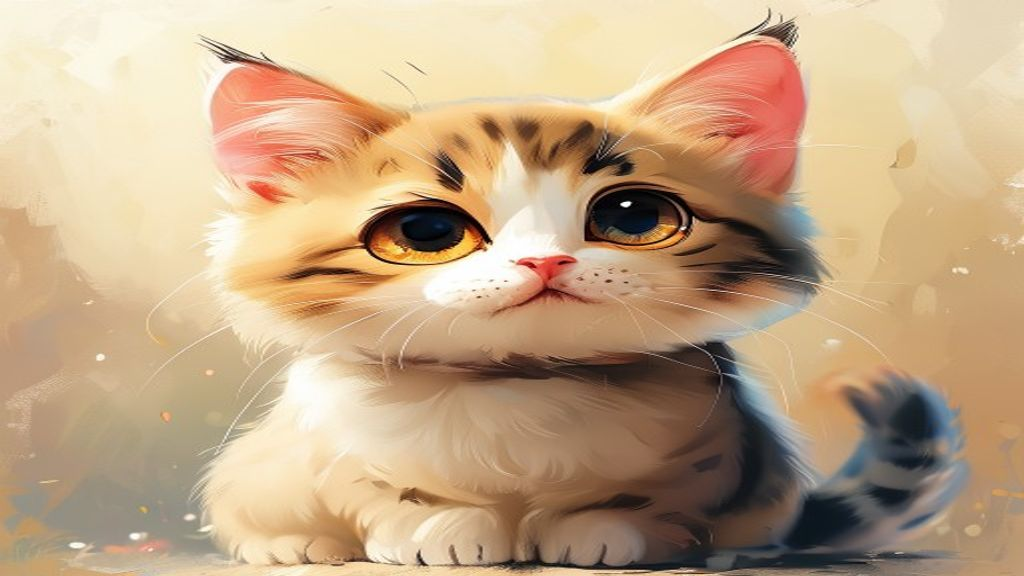
#> input picture test_cat.jpg, 1024 x 576 px
$ python -i test_zoom.py   (imports and definitions only)
#> lines starting #> are read from the running program, lines starting #| are printed output that depends on the picture
from PIL import Image
import numpy as np
import imageio
import os

def create_ken_burns_video(image_path, output_path, duration_sec=5, fps=24, zoom_factor=0.15):
    """
    Creates a smooth Ken Burns (slow zoom) effect video from an image using imageio and PIL.
    """
#> called with image_path = 'test_cat.jpg', output_path = 'out.png', duration_sec = 5, fps = 24, zoom_factor = 0.15
    try:
        print(f"Creating {duration_sec}s zoom video from {image_path}...")
        img = Image.open(image_path).convert('RGB')
#> img is the input picture: PIL image 1024x576 RGB; mean R, G, B 194.1, 166.4, 134
        w, h = img.size
#> w = 1024; h = 576

        num_frames = duration_sec * fps

        # We will write frames to imageio
        # imageio uses ffmpeg backend automatically if available, but if not we can use imageio's built-in writer
        writer = imageio.get_writer(output_path, fps=fps, codec='libx264', quality=8)

        for i in range(num_frames):
            # Calculate current zoom factor (from 0 to max_zoom)
            progress = i / float(num_frames)
            current_zoom = 1.0 + (zoom_factor * progress)

            # Calculate crop box
            new_w = w / current_zoom
            new_h = h / current_zoom

            left = (w - new_w) / 2
            top = (h - new_h) / 2
            right = w - left
            bottom = h - top

            cropped = img.crop((left, top, right, bottom))
            resized = cropped.resize((w, h), Image.Resampling.LANCZOS)

            # Write to video
            frame = np.array(resized)
            writer.append_data(frame)
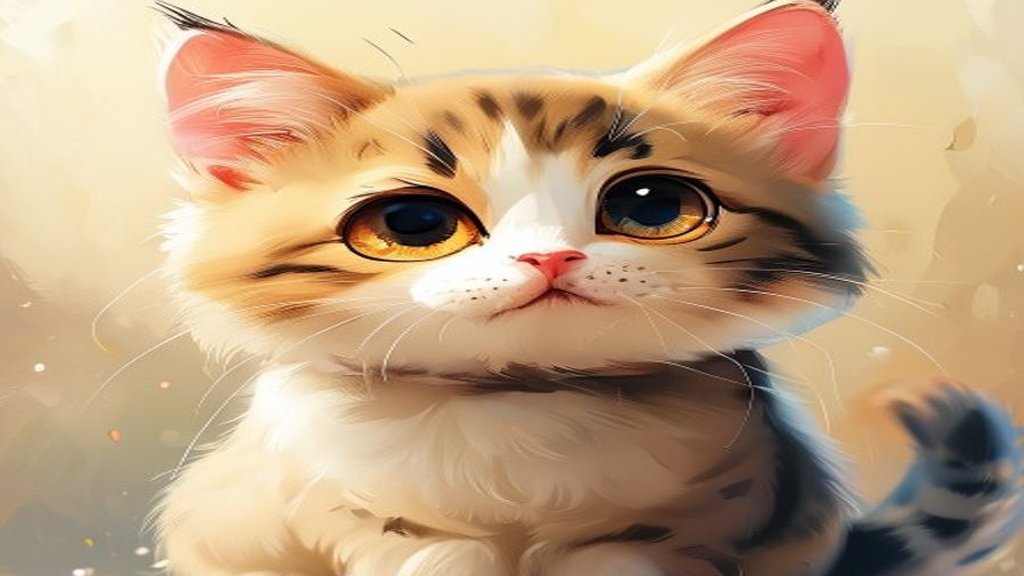
#> frame: shape (576, 1024, 3); mean R, G, B 191.2, 161.6, 128.7

        writer.close()
        print(f"Video saved to {output_path}")
        return True
    except Exception as e:
        print(f"Error creating zoom video: {e}")
        return False

# [8 lines not run here, left out]

>>> result = create_ken_burns_video('test_cat.jpg', 'out.png')
